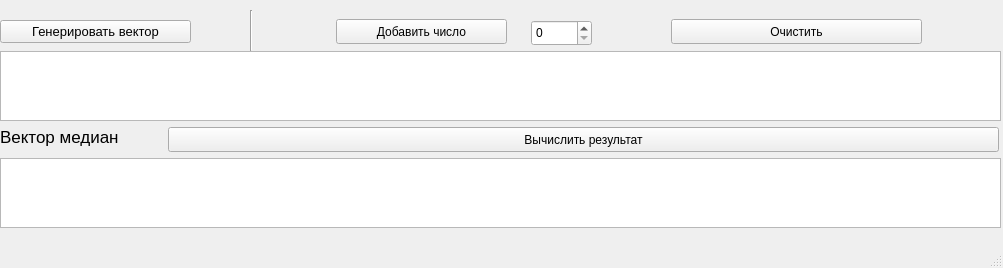
<?xml version="1.0" encoding="UTF-8"?>
<ui version="4.0">
 <class>MainWindow</class>
 <widget class="QMainWindow" name="MainWindow">
  <property name="geometry">
   <rect>
    <x>0</x>
    <y>0</y>
    <width>1003</width>
    <height>268</height>
   </rect>
  </property>
  <property name="windowTitle">
   <string>MainWindow</string>
  </property>
  <widget class="QWidget" name="centralwidget">
   <widget class="QTextBrowser" name="vectorBrowser">
    <property name="geometry">
     <rect>
      <x>0</x>
      <y>51</y>
      <width>1001</width>
      <height>70</height>
     </rect>
    </property>
   </widget>
   <widget class="QSpinBox" name="numBox">
    <property name="geometry">
     <rect>
      <x>531</x>
      <y>20</y>
      <width>61</width>
      <height>26</height>
     </rect>
    </property>
   </widget>
   <widget class="QPushButton" name="addButton">
    <property name="geometry">
     <rect>
      <x>336</x>
      <y>19</y>
      <width>171</width>
      <height>25</height>
     </rect>
    </property>
    <property name="text">
     <string>Добавить число</string>
    </property>
   </widget>
   <widget class="QPushButton" name="clearButton">
    <property name="geometry">
     <rect>
      <x>671</x>
      <y>19</y>
      <width>251</width>
      <height>25</height>
     </rect>
    </property>
    <property name="text">
     <string>Очистить</string>
    </property>
   </widget>
   <widget class="Line" name="line">
    <property name="geometry">
     <rect>
      <x>241</x>
      <y>10</y>
      <width>20</width>
      <height>41</height>
     </rect>
    </property>
    <property name="orientation">
     <enum>Qt::Vertical</enum>
    </property>
   </widget>
   <widget class="QTextBrowser" name="medianBrowser">
    <property name="geometry">
     <rect>
      <x>0</x>
      <y>158</y>
      <width>1001</width>
      <height>70</height>
     </rect>
    </property>
   </widget>
   <widget class="QPushButton" name="resultButton">
    <property name="geometry">
     <rect>
      <x>168</x>
      <y>127</y>
      <width>831</width>
      <height>25</height>
     </rect>
    </property>
    <property name="text">
     <string>Вычислить результат</string>
    </property>
   </widget>
   <widget class="QPushButton" name="generateVector">
    <property name="geometry">
     <rect>
      <x>0</x>
      <y>20</y>
      <width>191</width>
      <height>23</height>
     </rect>
    </property>
    <property name="font">
     <font>
      <pointsize>10</pointsize>
     </font>
    </property>
    <property name="text">
     <string>Генерировать вектор</string>
    </property>
   </widget>
   <widget class="QLabel" name="label">
    <property name="geometry">
     <rect>
      <x>0</x>
      <y>127</y>
      <width>121</width>
      <height>20</height>
     </rect>
    </property>
    <property name="font">
     <font>
      <pointsize>13</pointsize>
     </font>
    </property>
    <property name="text">
     <string>Вектор медиан</string>
    </property>
   </widget>
  </widget>
  <widget class="QMenuBar" name="menubar">
   <property name="geometry">
    <rect>
     <x>0</x>
     <y>0</y>
     <width>1003</width>
     <height>22</height>
    </rect>
   </property>
  </widget>
  <widget class="QStatusBar" name="statusbar"/>
 </widget>
 <resources/>
 <connections/>
</ui>
